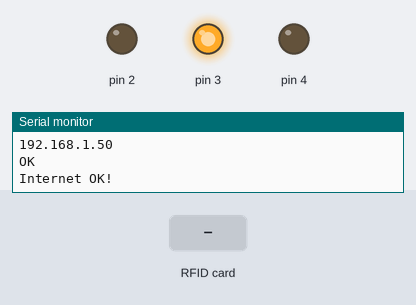
Bench run of a sketch on a simulated Arduino Uno, built with avr-gcc and run on an emulated ATmega328P. On the bench: output pins drawn as LEDs (lit = HIGH), the last lines printed to the serial monitor. Inputs (shaded band) come from the test bench. The modem accepts every AT command (registered, SIM ready, sends succeed) and sends nothing else; pins used as bus, display or sensor lines are not drawn.

Above: at 6.8 s.
6.9 s: RFID card 5E 7A 19 C4 held to the reader
At 7.4 s:
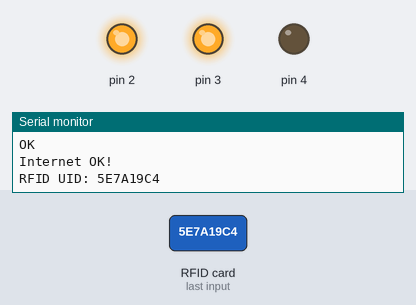
9.4 s: RFID card 5E 7A 19 C4 held to the reader
At 10.2 s:
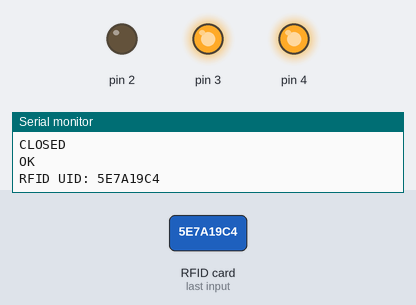
Timing chart, 0 to 12.4 s (numbered marks = the images above; inputs shaded):
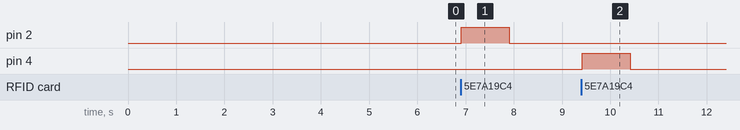

Measured:
- after the input at 6.9 s, pin 2: LOW → HIGH at once, → LOW 1.0 s later
- after the input at 9.4 s, pin 4: LOW → HIGH at once, → LOW 1.0 s later

The sketch:

bbko.ino
```cpp
#include <SoftwareSerial.h>
SoftwareSerial wifiConnection(5,6);
#include <SPI.h>
#include <MFRC522.h>
#include <EEPROM.h>
#include <stdlib.h>

const String wireless_name = "babako"; // Please enter the local wireless SSID which the WebApp lies
const String wireless_pwn = "bun12345"; // And the password for it of course
#define RST_PIN 9
#define SS_PIN 10

byte readCard[4];
int successRead;
String tagID[32];
int itemCount = 0;
const String passgetID = "M-A-K-01"; // PassGet ID specific for the basket

MFRC522 mfrc522(SS_PIN, RST_PIN);
MFRC522::MIFARE_Key key;

void setup() {
  // Open a serial connection to baud rate 115200 which is the standard for ESP8266
  Serial.begin(9600);
  SPI.begin();
  wifiConnection.begin(9600);
  delay(2000);

  // Initiate MFRC522 RFID reader
  mfrc522.PCD_Init();

  // Pin 2 and 4 is the indicator for the RFID reads. 2 being READ, 4 being DELETED.
  pinMode(2,OUTPUT);
  pinMode(4,OUTPUT);
  pinMode(3,OUTPUT);

  delay(500);
  delay(1000);

  if(!connectInternet()){
    Serial.println("internet gg");
  } else  {
    digitalWrite(3,HIGH);
    Serial.println("Internet OK!");
  }
}

void loop() {
  successRead = getID();
}

int getID() {

  // Return 0 if none read
  if ( ! mfrc522.PICC_IsNewCardPresent()) {
    return 0;
  }
  if ( ! mfrc522.PICC_ReadCardSerial()) {
    return 0;
  }
  String tempID = "";

  Serial.print("RFID UID: ");
  // Read the UID byte by byte (LOL) and print it
  for (int i = 0; i < mfrc522.uid.size; i++) {  //
    readCard[i] = mfrc522.uid.uidByte[i];
    Serial.print(readCard[i], HEX);

    tempID += String(readCard[i],HEX);
  }

  changeBasket(tempID);

  // Stop reading and end this misery by returning 1
  mfrc522.PICC_HaltA();
  return 1;
}

// Traverses the whole basket to find the desired item. If it is in the basket returns true
boolean is_inBasket(String rfid){
  for(int i = 0; i<itemCount+1; i++){
    if(tagID[i].equals(rfid))
      return true;
  }
  return false;
}

// Gets the index of the item in the tagID array.
int get_tagIndex(String rfid){
  for(int i = 0; i<itemCount+1; i++){
    if(tagID[i].equals(rfid))
      return i;
  }
}

// Adds or deletes the desired item from the basket.
void changeBasket(String rfid){
   // Check whether the RFID UID is in the basket. If not add it, if it is delete it
   if(!is_inBasket(rfid)){
    tagID[itemCount] = rfid;
    itemCount++;

    // Set the read as 1
    digitalWrite(2,HIGH);
    delay(1000);
    digitalWrite(2,LOW);
    Serial.println("");
  } else{
    int index = get_tagIndex(rfid);

    // Traverse the following indexes and shift them by one, deal with first and the last terms.
    if(index == itemCount-1){
      // If it is the last item just delete it.
      tagID[index] = "";
    } else{
      // If it is one of the middle or the first term, shift them all and assign the last as blank
      for(int i = index+1; i<itemCount; i++){
        tagID[i-1] = tagID[i];
      }
      tagID[itemCount-1] = "";
    }

    digitalWrite(4,HIGH);
    delay(1000);
    digitalWrite(4,LOW);
    // Don't forget to decrease the item count.
    itemCount--;
  }
  sendToServer(rfid);
}

String sendATCommand(String ATcommand, int timeout, boolean debug){
  wifiConnection.println(ATcommand);
  long int myTime = millis();
  String cevap = "";

  while((myTime + timeout) > millis()){
    while(wifiConnection.available()){
      char k = wifiConnection.read();
      cevap += k;
    }
    if(cevap.indexOf("OK") != -1)
      break;
  }
  if(debug){
    Serial.println("Cevap: " + cevap);
  }
  return cevap;
}

String sendSTARTCommand(String ATcommand, int timeout, boolean debug){
  wifiConnection.println(ATcommand);
  long int myTime = millis();
  String cevap = "";

  while((myTime + timeout) > millis()){
    while(wifiConnection.available()){
      char k = wifiConnection.read();
      cevap += k;
    }
    if(cevap.indexOf("Link") != -1 || cevap.indexOf("ALREADY LINKED") != -1)
      break;
  }
  if(debug){
    Serial.println("Cevap: " + cevap);
  }
  return cevap;
}

void sendToServer(String rfid){
  String header;

  Serial.print("HELLO");
  sendSTARTCommand("AT+CIPSTART=\"TCP\",\"dijkstra.ug.bcc.bilkent.edu.tr\",80",5000,true);

  header = "GET /~arif.terzioglu/GE401/updateBasket.php?";
  String data = rfid;

  header += "basketID="+ passgetID + "&RFID=" + data;
  int hlength = header.length()+4;
  Serial.print(hlength);
  sendATCommand("AT+CIPSEND=" + String(hlength),2000,true);
  delay(500);
  sendATCommand(header+"\r\n",5000,true);
  sendATCommand("AT+CIPCLOSE",2000,true);
}

boolean connectInternet(){
  sendATCommand("AT+CWMODE=1", 1000, true);
  sendATCommand("AT+CWJAP=\""+wireless_name+"\",\""+wireless_pwn+"\"",10000,true);
  delay(2000);
  String durum = "";
  durum = sendATCommand("AT+CIFSR", 30000, true);
  if(durum.indexOf("FAIL") != -1)
    return false;
  return true;
}
```
